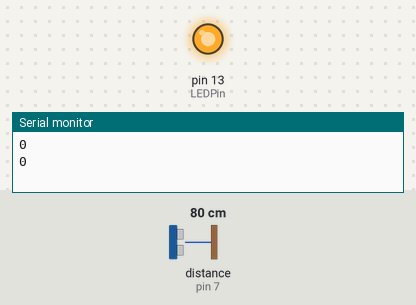
A sketch run on a simulated Arduino Uno, built with avr-gcc and run on an emulated ATmega328P. On the bench: output pins drawn as LEDs (lit = HIGH), the last lines printed to the serial monitor. Wiring (inferred from the names in the program): ultrasonic range finder: trigger pin 8; echo pin 7. The test bench sets the inputs (shaded band); at power-on: distance to the obstacle (sensor on pin 7) 80 cm. The echo pulse lasts 58.3 µs per cm; pins used as bus, display or sensor lines are not drawn.

Above: at 1.8 s.
1.9 s: distance to the obstacle (sensor on pin 7) set to 12 cm
3.4 s: distance to the obstacle (sensor on pin 7) set to 9 cm
At 4.3 s:
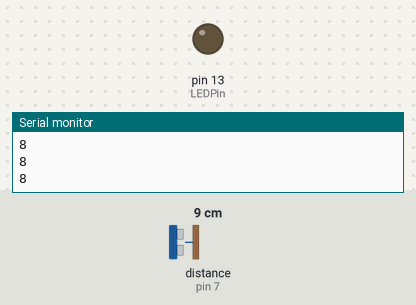
5.5 s: distance to the obstacle (sensor on pin 7) set to 18 cm
At 6.7 s:
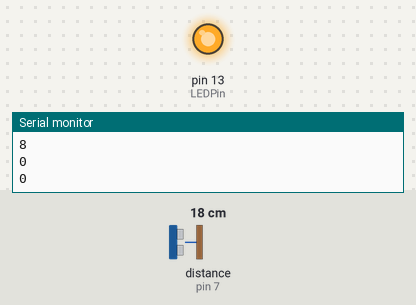
7.0 s: distance to the obstacle (sensor on pin 7) set to 2 cm
At 8.6 s:
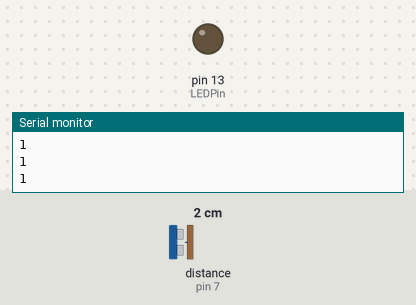
Timing chart, 0 to 10.0 s (numbered marks = the images above; inputs shaded):
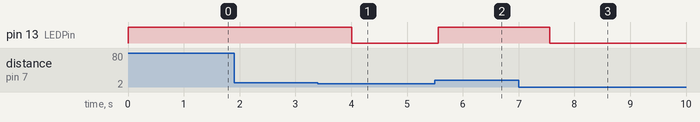

The sketch:

ultrasonik.ino
```cpp
#define echoPin 7
#define trigPin 8
#define LEDPin 13

int maximumRange = 10;
int minimumRange = 00;
long duration, distance;

void setup() {
Serial.begin (9600);
//deklarasi pin
pinMode(trigPin, OUTPUT);
pinMode(echoPin, INPUT);
pinMode(LEDPin, OUTPUT);
}

void loop() {

digitalWrite(trigPin, LOW);delayMicroseconds(2);
digitalWrite(trigPin, HIGH);delayMicroseconds(10);
digitalWrite(trigPin, LOW);
duration = pulseIn(echoPin, HIGH);

distance = duration/58.2;

if (distance >= maximumRange || distance <= minimumRange)
{
Serial.println("0");digitalWrite(LEDPin, HIGH);
delay(1000);
}
else {

Serial.println(distance);
digitalWrite(LEDPin, LOW);

delay(80);
  }
}
```

Measured:
- the behaviour switches between 11 and 10 cm on distance to the obstacle (sensor on pin 7) (found by bisection; images 0 and 1)
- after the input at 3.4 s, pin 13 (LEDPin): HIGH → LOW after 0.61 s
- after the input at 5.5 s, pin 13 (LEDPin): LOW → HIGH after 0.06 s
- after the input at 7.0 s, pin 13 (LEDPin): HIGH → LOW after 0.56 s
